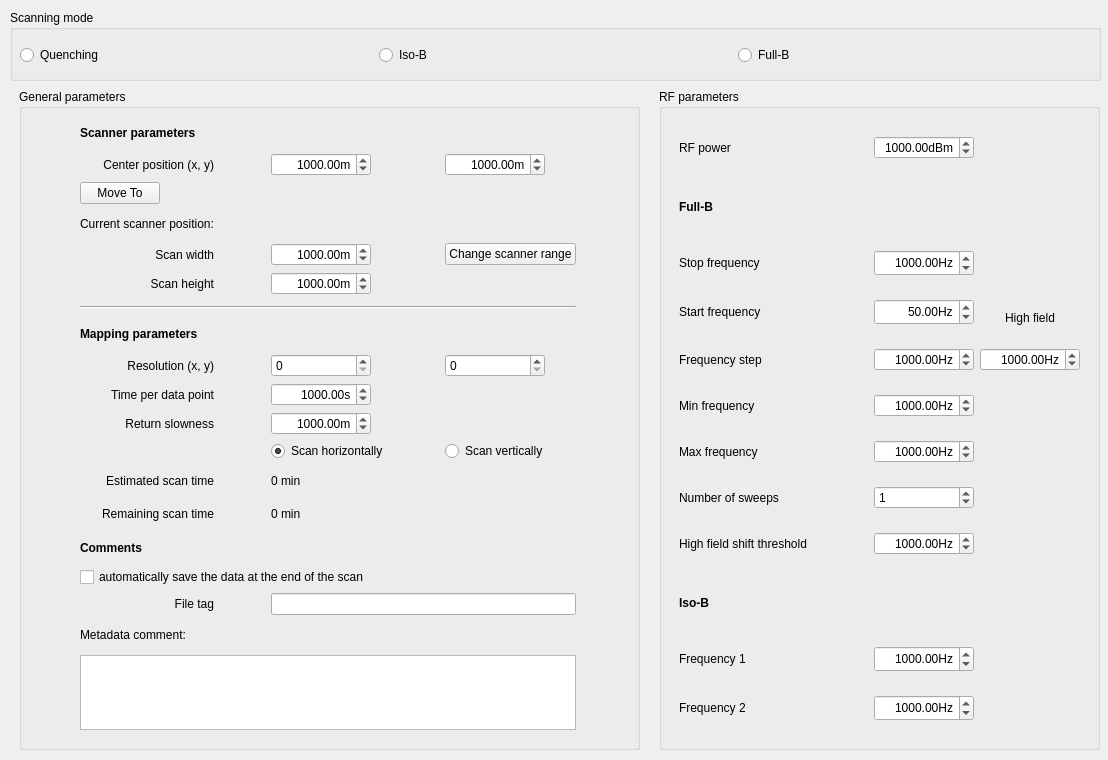
<?xml version="1.0" encoding="UTF-8"?>
<ui version="4.0">
 <class>params</class>
 <widget class="QWidget" name="params">
  <property name="geometry">
   <rect>
    <x>0</x>
    <y>0</y>
    <width>1108</width>
    <height>760</height>
   </rect>
  </property>
  <property name="windowTitle">
   <string>Magnetometry scanning parameters</string>
  </property>
  <widget class="QGroupBox" name="scanning_mode_groupBox">
   <property name="geometry">
    <rect>
     <x>10</x>
     <y>10</y>
     <width>1091</width>
     <height>71</height>
    </rect>
   </property>
   <property name="title">
    <string>Scanning mode</string>
   </property>
   <widget class="QWidget" name="horizontalLayoutWidget">
    <property name="geometry">
     <rect>
      <x>10</x>
      <y>30</y>
      <width>1071</width>
      <height>31</height>
     </rect>
    </property>
    <layout class="QHBoxLayout" name="horizontalLayout">
     <item>
      <widget class="QRadioButton" name="quenching_radioButton">
       <property name="text">
        <string>Quenching</string>
       </property>
      </widget>
     </item>
     <item>
      <widget class="QRadioButton" name="isob_radioButton">
       <property name="text">
        <string>Iso-B</string>
       </property>
      </widget>
     </item>
     <item>
      <widget class="QRadioButton" name="fullb_radioButton">
       <property name="text">
        <string>Full-B</string>
       </property>
      </widget>
     </item>
    </layout>
   </widget>
  </widget>
  <widget class="QGroupBox" name="groupBox">
   <property name="geometry">
    <rect>
     <x>19</x>
     <y>89</y>
     <width>621</width>
     <height>661</height>
    </rect>
   </property>
   <property name="title">
    <string>General parameters</string>
   </property>
   <widget class="QWidget" name="gridLayoutWidget_5">
    <property name="geometry">
     <rect>
      <x>10</x>
      <y>30</y>
      <width>601</width>
      <height>621</height>
     </rect>
    </property>
    <layout class="QGridLayout" name="gridLayout_5">
     <property name="bottomMargin">
      <number>10</number>
     </property>
     <item row="2" column="0">
      <widget class="QPushButton" name="moveto_pushButton">
       <property name="sizePolicy">
        <sizepolicy hsizetype="Fixed" vsizetype="Fixed">
         <horstretch>0</horstretch>
         <verstretch>0</verstretch>
        </sizepolicy>
       </property>
       <property name="text">
        <string>Move To</string>
       </property>
      </widget>
     </item>
     <item row="11" column="0">
      <widget class="QLabel" name="mapping_param_label">
       <property name="font">
        <font>
         <weight>75</weight>
         <bold>true</bold>
        </font>
       </property>
       <property name="text">
        <string>Mapping parameters</string>
       </property>
      </widget>
     </item>
     <item row="19" column="0">
      <widget class="QLabel" name="comments_label">
       <property name="font">
        <font>
         <weight>75</weight>
         <bold>true</bold>
        </font>
       </property>
       <property name="text">
        <string>Comments</string>
       </property>
      </widget>
     </item>
     <item row="12" column="2">
      <widget class="QSpinBox" name="y_res_SpinBox">
       <property name="maximumSize">
        <size>
         <width>100</width>
         <height>16777215</height>
        </size>
       </property>
       <property name="maximum">
        <number>1000000000</number>
       </property>
      </widget>
     </item>
     <item row="20" column="0" colspan="3">
      <widget class="QCheckBox" name="auto_save_checkBox">
       <property name="text">
        <string>automatically save the data at the end of the scan</string>
       </property>
      </widget>
     </item>
     <item row="9" column="0" colspan="3">
      <widget class="Line" name="line_4">
       <property name="orientation">
        <enum>Qt::Horizontal</enum>
       </property>
      </widget>
     </item>
     <item row="10" column="1">
      <spacer name="verticalSpacer_2">
       <property name="orientation">
        <enum>Qt::Vertical</enum>
       </property>
       <property name="sizeType">
        <enum>QSizePolicy::Fixed</enum>
       </property>
       <property name="sizeHint" stdset="0">
        <size>
         <width>20</width>
         <height>5</height>
        </size>
       </property>
      </spacer>
     </item>
     <item row="5" column="1" colspan="2">
      <widget class="QLabel" name="scanner_pos_label">
       <property name="text">
        <string/>
       </property>
      </widget>
     </item>
     <item row="6" column="0">
      <widget class="QLabel" name="scan_width_label">
       <property name="text">
        <string>Scan width</string>
       </property>
       <property name="alignment">
        <set>Qt::AlignRight|Qt::AlignTrailing|Qt::AlignVCenter</set>
       </property>
      </widget>
     </item>
     <item row="21" column="1" colspan="2">
      <widget class="QLineEdit" name="file_tag_lineEdit"/>
     </item>
     <item row="16" column="2">
      <widget class="QRadioButton" name="vscan_radioButton">
       <property name="text">
        <string>Scan vertically</string>
       </property>
      </widget>
     </item>
     <item row="17" column="0">
      <widget class="QLabel" name="label_scan_duration_2">
       <property name="text">
        <string>Estimated scan time</string>
       </property>
       <property name="alignment">
        <set>Qt::AlignRight|Qt::AlignTrailing|Qt::AlignVCenter</set>
       </property>
      </widget>
     </item>
     <item row="12" column="0">
      <widget class="QLabel" name="resolution_label">
       <property name="text">
        <string>Resolution (x, y)</string>
       </property>
       <property name="alignment">
        <set>Qt::AlignRight|Qt::AlignTrailing|Qt::AlignVCenter</set>
       </property>
      </widget>
     </item>
     <item row="7" column="0">
      <widget class="QLabel" name="scan_height_label">
       <property name="text">
        <string>Scan height</string>
       </property>
       <property name="alignment">
        <set>Qt::AlignRight|Qt::AlignTrailing|Qt::AlignVCenter</set>
       </property>
      </widget>
     </item>
     <item row="15" column="0">
      <widget class="QLabel" name="return_slowness_label">
       <property name="text">
        <string>Return slowness</string>
       </property>
       <property name="alignment">
        <set>Qt::AlignRight|Qt::AlignTrailing|Qt::AlignVCenter</set>
       </property>
      </widget>
     </item>
     <item row="1" column="0">
      <widget class="QLabel" name="center_pos_label">
       <property name="text">
        <string>Center position (x, y)</string>
       </property>
       <property name="alignment">
        <set>Qt::AlignRight|Qt::AlignTrailing|Qt::AlignVCenter</set>
       </property>
      </widget>
     </item>
     <item row="14" column="0">
      <widget class="QLabel" name="time_label">
       <property name="text">
        <string>Time per data point</string>
       </property>
       <property name="alignment">
        <set>Qt::AlignRight|Qt::AlignTrailing|Qt::AlignVCenter</set>
       </property>
      </widget>
     </item>
     <item row="6" column="2">
      <widget class="QPushButton" name="scanner_range_pushButton">
       <property name="text">
        <string>Change scanner range</string>
       </property>
      </widget>
     </item>
     <item row="17" column="1">
      <widget class="QLabel" name="display_scan_duration">
       <property name="text">
        <string>0 min</string>
       </property>
      </widget>
     </item>
     <item row="16" column="1">
      <widget class="QRadioButton" name="hscan_radioButton">
       <property name="text">
        <string>Scan horizontally</string>
       </property>
       <property name="checked">
        <bool>true</bool>
       </property>
      </widget>
     </item>
     <item row="6" column="1">
      <widget class="ScienDSpinBox" name="width_DoubleSpinBox">
       <property name="sizePolicy">
        <sizepolicy hsizetype="Fixed" vsizetype="Fixed">
         <horstretch>0</horstretch>
         <verstretch>0</verstretch>
        </sizepolicy>
       </property>
       <property name="maximumSize">
        <size>
         <width>100</width>
         <height>16777215</height>
        </size>
       </property>
       <property name="mouseTracking">
        <bool>true</bool>
       </property>
       <property name="acceptDrops">
        <bool>true</bool>
       </property>
       <property name="alignment">
        <set>Qt::AlignRight|Qt::AlignTrailing|Qt::AlignVCenter</set>
       </property>
       <property name="accelerated">
        <bool>true</bool>
       </property>
       <property name="suffix">
        <string>m</string>
       </property>
       <property name="decimals">
        <number>2</number>
       </property>
       <property name="minimum">
        <double>0.000000000000000</double>
       </property>
       <property name="maximum">
        <double>1000000000.000000000000000</double>
       </property>
       <property name="value">
        <double>1000.000000000000000</double>
       </property>
      </widget>
     </item>
     <item row="18" column="1">
      <widget class="QLabel" name="display_remaining_time">
       <property name="text">
        <string>0 min</string>
       </property>
      </widget>
     </item>
     <item row="18" column="0">
      <widget class="QLabel" name="label_remaining_time">
       <property name="text">
        <string>Remaining scan time</string>
       </property>
       <property name="alignment">
        <set>Qt::AlignRight|Qt::AlignTrailing|Qt::AlignVCenter</set>
       </property>
      </widget>
     </item>
     <item row="14" column="1">
      <widget class="ScienDSpinBox" name="time_DoubleSpinBox">
       <property name="sizePolicy">
        <sizepolicy hsizetype="Fixed" vsizetype="Fixed">
         <horstretch>0</horstretch>
         <verstretch>0</verstretch>
        </sizepolicy>
       </property>
       <property name="maximumSize">
        <size>
         <width>100</width>
         <height>16777215</height>
        </size>
       </property>
       <property name="mouseTracking">
        <bool>true</bool>
       </property>
       <property name="acceptDrops">
        <bool>true</bool>
       </property>
       <property name="alignment">
        <set>Qt::AlignRight|Qt::AlignTrailing|Qt::AlignVCenter</set>
       </property>
       <property name="accelerated">
        <bool>true</bool>
       </property>
       <property name="suffix">
        <string>s</string>
       </property>
       <property name="decimals">
        <number>2</number>
       </property>
       <property name="minimum">
        <double>0.000000000000000</double>
       </property>
       <property name="maximum">
        <double>1000000000.000000000000000</double>
       </property>
       <property name="value">
        <double>1000.000000000000000</double>
       </property>
      </widget>
     </item>
     <item row="8" column="1">
      <spacer name="verticalSpacer">
       <property name="orientation">
        <enum>Qt::Vertical</enum>
       </property>
       <property name="sizeType">
        <enum>QSizePolicy::Fixed</enum>
       </property>
       <property name="sizeHint" stdset="0">
        <size>
         <width>20</width>
         <height>5</height>
        </size>
       </property>
      </spacer>
     </item>
     <item row="15" column="1">
      <widget class="ScienDSpinBox" name="rs_SpinBox">
       <property name="sizePolicy">
        <sizepolicy hsizetype="Fixed" vsizetype="Fixed">
         <horstretch>0</horstretch>
         <verstretch>0</verstretch>
        </sizepolicy>
       </property>
       <property name="maximumSize">
        <size>
         <width>100</width>
         <height>16777215</height>
        </size>
       </property>
       <property name="mouseTracking">
        <bool>true</bool>
       </property>
       <property name="acceptDrops">
        <bool>true</bool>
       </property>
       <property name="alignment">
        <set>Qt::AlignRight|Qt::AlignTrailing|Qt::AlignVCenter</set>
       </property>
       <property name="accelerated">
        <bool>true</bool>
       </property>
       <property name="suffix">
        <string>m</string>
       </property>
       <property name="decimals">
        <number>2</number>
       </property>
       <property name="minimum">
        <double>0.000000000000000</double>
       </property>
       <property name="maximum">
        <double>1000000000.000000000000000</double>
       </property>
       <property name="value">
        <double>1000.000000000000000</double>
       </property>
      </widget>
     </item>
     <item row="12" column="1">
      <widget class="QSpinBox" name="x_res_SpinBox">
       <property name="maximumSize">
        <size>
         <width>100</width>
         <height>16777215</height>
        </size>
       </property>
       <property name="maximum">
        <number>1000000000</number>
       </property>
      </widget>
     </item>
     <item row="1" column="2">
      <widget class="ScienDSpinBox" name="y_position_DoubleSpinBox">
       <property name="sizePolicy">
        <sizepolicy hsizetype="Fixed" vsizetype="Fixed">
         <horstretch>0</horstretch>
         <verstretch>0</verstretch>
        </sizepolicy>
       </property>
       <property name="maximumSize">
        <size>
         <width>100</width>
         <height>16777215</height>
        </size>
       </property>
       <property name="mouseTracking">
        <bool>true</bool>
       </property>
       <property name="acceptDrops">
        <bool>true</bool>
       </property>
       <property name="alignment">
        <set>Qt::AlignRight|Qt::AlignTrailing|Qt::AlignVCenter</set>
       </property>
       <property name="accelerated">
        <bool>true</bool>
       </property>
       <property name="suffix">
        <string>m</string>
       </property>
       <property name="decimals">
        <number>2</number>
       </property>
       <property name="minimum">
        <double>0.000000000000000</double>
       </property>
       <property name="maximum">
        <double>1000000000.000000000000000</double>
       </property>
       <property name="value">
        <double>1000.000000000000000</double>
       </property>
      </widget>
     </item>
     <item row="7" column="1">
      <widget class="ScienDSpinBox" name="height_DoubleSpinBox">
       <property name="sizePolicy">
        <sizepolicy hsizetype="Fixed" vsizetype="Fixed">
         <horstretch>0</horstretch>
         <verstretch>0</verstretch>
        </sizepolicy>
       </property>
       <property name="maximumSize">
        <size>
         <width>100</width>
         <height>16777215</height>
        </size>
       </property>
       <property name="mouseTracking">
        <bool>true</bool>
       </property>
       <property name="acceptDrops">
        <bool>true</bool>
       </property>
       <property name="alignment">
        <set>Qt::AlignRight|Qt::AlignTrailing|Qt::AlignVCenter</set>
       </property>
       <property name="accelerated">
        <bool>true</bool>
       </property>
       <property name="suffix">
        <string>m</string>
       </property>
       <property name="decimals">
        <number>2</number>
       </property>
       <property name="minimum">
        <double>0.000000000000000</double>
       </property>
       <property name="maximum">
        <double>1000000000.000000000000000</double>
       </property>
       <property name="value">
        <double>1000.000000000000000</double>
       </property>
      </widget>
     </item>
     <item row="5" column="0">
      <widget class="QLabel" name="current_scanner_pos_label">
       <property name="text">
        <string>Current scanner position:</string>
       </property>
      </widget>
     </item>
     <item row="1" column="1">
      <widget class="ScienDSpinBox" name="x_position_DoubleSpinBox">
       <property name="sizePolicy">
        <sizepolicy hsizetype="Fixed" vsizetype="Fixed">
         <horstretch>0</horstretch>
         <verstretch>0</verstretch>
        </sizepolicy>
       </property>
       <property name="maximumSize">
        <size>
         <width>100</width>
         <height>16777215</height>
        </size>
       </property>
       <property name="mouseTracking">
        <bool>true</bool>
       </property>
       <property name="acceptDrops">
        <bool>true</bool>
       </property>
       <property name="alignment">
        <set>Qt::AlignRight|Qt::AlignTrailing|Qt::AlignVCenter</set>
       </property>
       <property name="accelerated">
        <bool>true</bool>
       </property>
       <property name="suffix">
        <string>m</string>
       </property>
       <property name="decimals">
        <number>2</number>
       </property>
       <property name="minimum">
        <double>0.000000000000000</double>
       </property>
       <property name="maximum">
        <double>1000000000.000000000000000</double>
       </property>
       <property name="value">
        <double>1000.000000000000000</double>
       </property>
      </widget>
     </item>
     <item row="0" column="0">
      <widget class="QLabel" name="scanner_parameters_label">
       <property name="font">
        <font>
         <weight>75</weight>
         <bold>true</bold>
        </font>
       </property>
       <property name="text">
        <string>Scanner parameters</string>
       </property>
      </widget>
     </item>
     <item row="21" column="0">
      <widget class="QLabel" name="label">
       <property name="text">
        <string>File tag</string>
       </property>
       <property name="alignment">
        <set>Qt::AlignRight|Qt::AlignTrailing|Qt::AlignVCenter</set>
       </property>
      </widget>
     </item>
     <item row="23" column="0">
      <widget class="QLabel" name="label_2">
       <property name="text">
        <string>Metadata comment:</string>
       </property>
      </widget>
     </item>
     <item row="24" column="0" colspan="3">
      <widget class="QTextEdit" name="Comments_textEdit">
       <property name="minimumSize">
        <size>
         <width>0</width>
         <height>40</height>
        </size>
       </property>
       <property name="maximumSize">
        <size>
         <width>16777215</width>
         <height>75</height>
        </size>
       </property>
      </widget>
     </item>
    </layout>
   </widget>
  </widget>
  <widget class="QGroupBox" name="groupBox_2">
   <property name="geometry">
    <rect>
     <x>659</x>
     <y>89</y>
     <width>441</width>
     <height>661</height>
    </rect>
   </property>
   <property name="title">
    <string>RF parameters</string>
   </property>
   <widget class="QWidget" name="gridLayoutWidget_6">
    <property name="geometry">
     <rect>
      <x>20</x>
      <y>30</y>
      <width>401</width>
      <height>621</height>
     </rect>
    </property>
    <layout class="QGridLayout" name="gridLayout_6">
     <item row="4" column="2">
      <widget class="QLabel" name="high_field_label">
       <property name="text">
        <string>High field</string>
       </property>
       <property name="alignment">
        <set>Qt::AlignBottom|Qt::AlignHCenter</set>
       </property>
      </widget>
     </item>
     <item row="10" column="0">
      <widget class="QLabel" name="shift_threshold_label">
       <property name="text">
        <string>High field shift threshold</string>
       </property>
      </widget>
     </item>
     <item row="8" column="1">
      <widget class="ScienDSpinBox" name="max_fullb_DoubleSpinBox">
       <property name="sizePolicy">
        <sizepolicy hsizetype="Fixed" vsizetype="Fixed">
         <horstretch>0</horstretch>
         <verstretch>0</verstretch>
        </sizepolicy>
       </property>
       <property name="maximumSize">
        <size>
         <width>100</width>
         <height>16777215</height>
        </size>
       </property>
       <property name="mouseTracking">
        <bool>true</bool>
       </property>
       <property name="acceptDrops">
        <bool>true</bool>
       </property>
       <property name="alignment">
        <set>Qt::AlignRight|Qt::AlignTrailing|Qt::AlignVCenter</set>
       </property>
       <property name="accelerated">
        <bool>true</bool>
       </property>
       <property name="suffix">
        <string>Hz</string>
       </property>
       <property name="decimals">
        <number>2</number>
       </property>
       <property name="minimum">
        <double>0.000000000000000</double>
       </property>
       <property name="maximum">
        <double>999999999.000000000000000</double>
       </property>
       <property name="value">
        <double>1000.000000000000000</double>
       </property>
      </widget>
     </item>
     <item row="0" column="1">
      <widget class="ScienDSpinBox" name="sweep_power_DoubleSpinBox">
       <property name="sizePolicy">
        <sizepolicy hsizetype="Fixed" vsizetype="Fixed">
         <horstretch>0</horstretch>
         <verstretch>0</verstretch>
        </sizepolicy>
       </property>
       <property name="maximumSize">
        <size>
         <width>100</width>
         <height>16777215</height>
        </size>
       </property>
       <property name="mouseTracking">
        <bool>true</bool>
       </property>
       <property name="acceptDrops">
        <bool>true</bool>
       </property>
       <property name="alignment">
        <set>Qt::AlignRight|Qt::AlignTrailing|Qt::AlignVCenter</set>
       </property>
       <property name="accelerated">
        <bool>true</bool>
       </property>
       <property name="suffix">
        <string>dBm</string>
       </property>
       <property name="decimals">
        <number>2</number>
       </property>
       <property name="minimum">
        <double>-1000000000.000000000000000</double>
       </property>
       <property name="maximum">
        <double>1000000000.000000000000000</double>
       </property>
       <property name="value">
        <double>1000.000000000000000</double>
       </property>
      </widget>
     </item>
     <item row="1" column="0">
      <spacer name="verticalSpacer_6">
       <property name="orientation">
        <enum>Qt::Vertical</enum>
       </property>
       <property name="sizeType">
        <enum>QSizePolicy::Fixed</enum>
       </property>
       <property name="sizeHint" stdset="0">
        <size>
         <width>20</width>
         <height>5</height>
        </size>
       </property>
      </spacer>
     </item>
     <item row="12" column="0">
      <widget class="QLabel" name="isob_label">
       <property name="maximumSize">
        <size>
         <width>16777215</width>
         <height>40</height>
        </size>
       </property>
       <property name="font">
        <font>
         <weight>75</weight>
         <bold>true</bold>
        </font>
       </property>
       <property name="text">
        <string>Iso-B</string>
       </property>
      </widget>
     </item>
     <item row="7" column="1">
      <widget class="ScienDSpinBox" name="min_fullb_DoubleSpinBox">
       <property name="sizePolicy">
        <sizepolicy hsizetype="Fixed" vsizetype="Fixed">
         <horstretch>0</horstretch>
         <verstretch>0</verstretch>
        </sizepolicy>
       </property>
       <property name="maximumSize">
        <size>
         <width>100</width>
         <height>16777215</height>
        </size>
       </property>
       <property name="mouseTracking">
        <bool>true</bool>
       </property>
       <property name="acceptDrops">
        <bool>true</bool>
       </property>
       <property name="alignment">
        <set>Qt::AlignRight|Qt::AlignTrailing|Qt::AlignVCenter</set>
       </property>
       <property name="accelerated">
        <bool>true</bool>
       </property>
       <property name="suffix">
        <string>Hz</string>
       </property>
       <property name="decimals">
        <number>2</number>
       </property>
       <property name="minimum">
        <double>0.000000000000000</double>
       </property>
       <property name="maximum">
        <double>999999999.000000000000000</double>
       </property>
       <property name="value">
        <double>1000.000000000000000</double>
       </property>
      </widget>
     </item>
     <item row="7" column="0">
      <widget class="QLabel" name="min_label">
       <property name="text">
        <string>Min frequency</string>
       </property>
      </widget>
     </item>
     <item row="6" column="2">
      <widget class="ScienDSpinBox" name="step_hf_DoubleSpinBox">
       <property name="sizePolicy">
        <sizepolicy hsizetype="Fixed" vsizetype="Fixed">
         <horstretch>0</horstretch>
         <verstretch>0</verstretch>
        </sizepolicy>
       </property>
       <property name="maximumSize">
        <size>
         <width>100</width>
         <height>16777215</height>
        </size>
       </property>
       <property name="mouseTracking">
        <bool>true</bool>
       </property>
       <property name="acceptDrops">
        <bool>true</bool>
       </property>
       <property name="alignment">
        <set>Qt::AlignRight|Qt::AlignTrailing|Qt::AlignVCenter</set>
       </property>
       <property name="accelerated">
        <bool>true</bool>
       </property>
       <property name="suffix">
        <string>Hz</string>
       </property>
       <property name="decimals">
        <number>2</number>
       </property>
       <property name="minimum">
        <double>0.000000000000000</double>
       </property>
       <property name="maximum">
        <double>999999999.000000000000000</double>
       </property>
       <property name="value">
        <double>1000.000000000000000</double>
       </property>
      </widget>
     </item>
     <item row="2" column="0">
      <widget class="QLabel" name="fullb_label">
       <property name="maximumSize">
        <size>
         <width>16777215</width>
         <height>40</height>
        </size>
       </property>
       <property name="font">
        <font>
         <weight>75</weight>
         <bold>true</bold>
        </font>
       </property>
       <property name="text">
        <string>Full-B</string>
       </property>
      </widget>
     </item>
     <item row="14" column="1">
      <widget class="ScienDSpinBox" name="freq2_DoubleSpinBox">
       <property name="sizePolicy">
        <sizepolicy hsizetype="Fixed" vsizetype="Fixed">
         <horstretch>0</horstretch>
         <verstretch>0</verstretch>
        </sizepolicy>
       </property>
       <property name="minimumSize">
        <size>
         <width>100</width>
         <height>26</height>
        </size>
       </property>
       <property name="maximumSize">
        <size>
         <width>100</width>
         <height>16777215</height>
        </size>
       </property>
       <property name="mouseTracking">
        <bool>true</bool>
       </property>
       <property name="acceptDrops">
        <bool>true</bool>
       </property>
       <property name="alignment">
        <set>Qt::AlignRight|Qt::AlignTrailing|Qt::AlignVCenter</set>
       </property>
       <property name="accelerated">
        <bool>true</bool>
       </property>
       <property name="suffix">
        <string>Hz</string>
       </property>
       <property name="decimals">
        <number>2</number>
       </property>
       <property name="minimum">
        <double>-100000000.000000000000000</double>
       </property>
       <property name="maximum">
        <double>1000000000000000.000000000000000</double>
       </property>
       <property name="value">
        <double>1000.000000000000000</double>
       </property>
      </widget>
     </item>
     <item row="8" column="0">
      <widget class="QLabel" name="max_label">
       <property name="text">
        <string>Max frequency</string>
       </property>
      </widget>
     </item>
     <item row="11" column="0">
      <spacer name="verticalSpacer_5">
       <property name="orientation">
        <enum>Qt::Vertical</enum>
       </property>
       <property name="sizeType">
        <enum>QSizePolicy::Fixed</enum>
       </property>
       <property name="sizeHint" stdset="0">
        <size>
         <width>20</width>
         <height>5</height>
        </size>
       </property>
      </spacer>
     </item>
     <item row="14" column="0">
      <widget class="QLabel" name="frequency_2_label">
       <property name="text">
        <string>Frequency 2</string>
       </property>
      </widget>
     </item>
     <item row="6" column="0">
      <widget class="QLabel" name="step_label">
       <property name="text">
        <string>Frequency step</string>
       </property>
      </widget>
     </item>
     <item row="13" column="1">
      <widget class="ScienDSpinBox" name="freq1_DoubleSpinBox">
       <property name="sizePolicy">
        <sizepolicy hsizetype="Fixed" vsizetype="Fixed">
         <horstretch>0</horstretch>
         <verstretch>0</verstretch>
        </sizepolicy>
       </property>
       <property name="minimumSize">
        <size>
         <width>100</width>
         <height>26</height>
        </size>
       </property>
       <property name="maximumSize">
        <size>
         <width>100</width>
         <height>16777215</height>
        </size>
       </property>
       <property name="mouseTracking">
        <bool>true</bool>
       </property>
       <property name="acceptDrops">
        <bool>true</bool>
       </property>
       <property name="alignment">
        <set>Qt::AlignRight|Qt::AlignTrailing|Qt::AlignVCenter</set>
       </property>
       <property name="accelerated">
        <bool>true</bool>
       </property>
       <property name="suffix">
        <string>Hz</string>
       </property>
       <property name="decimals">
        <number>2</number>
       </property>
       <property name="minimum">
        <double>-100000000.000000000000000</double>
       </property>
       <property name="maximum">
        <double>1000000000000000.000000000000000</double>
       </property>
       <property name="value">
        <double>1000.000000000000000</double>
       </property>
      </widget>
     </item>
     <item row="13" column="0">
      <widget class="QLabel" name="frequency_1_label">
       <property name="text">
        <string>Frequency 1</string>
       </property>
      </widget>
     </item>
     <item row="6" column="1">
      <widget class="ScienDSpinBox" name="step_DoubleSpinBox">
       <property name="sizePolicy">
        <sizepolicy hsizetype="Fixed" vsizetype="Fixed">
         <horstretch>0</horstretch>
         <verstretch>0</verstretch>
        </sizepolicy>
       </property>
       <property name="maximumSize">
        <size>
         <width>100</width>
         <height>16777215</height>
        </size>
       </property>
       <property name="mouseTracking">
        <bool>true</bool>
       </property>
       <property name="acceptDrops">
        <bool>true</bool>
       </property>
       <property name="alignment">
        <set>Qt::AlignRight|Qt::AlignTrailing|Qt::AlignVCenter</set>
       </property>
       <property name="accelerated">
        <bool>true</bool>
       </property>
       <property name="suffix">
        <string>Hz</string>
       </property>
       <property name="decimals">
        <number>2</number>
       </property>
       <property name="minimum">
        <double>0.000000000000000</double>
       </property>
       <property name="maximum">
        <double>999999999.000000000000000</double>
       </property>
       <property name="value">
        <double>1000.000000000000000</double>
       </property>
      </widget>
     </item>
     <item row="3" column="0">
      <widget class="QLabel" name="stop_label">
       <property name="text">
        <string>Stop frequency</string>
       </property>
      </widget>
     </item>
     <item row="10" column="1">
      <widget class="ScienDSpinBox" name="threshold_DoubleSpinBox">
       <property name="sizePolicy">
        <sizepolicy hsizetype="Fixed" vsizetype="Fixed">
         <horstretch>0</horstretch>
         <verstretch>0</verstretch>
        </sizepolicy>
       </property>
       <property name="maximumSize">
        <size>
         <width>100</width>
         <height>16777215</height>
        </size>
       </property>
       <property name="mouseTracking">
        <bool>true</bool>
       </property>
       <property name="acceptDrops">
        <bool>true</bool>
       </property>
       <property name="alignment">
        <set>Qt::AlignRight|Qt::AlignTrailing|Qt::AlignVCenter</set>
       </property>
       <property name="accelerated">
        <bool>true</bool>
       </property>
       <property name="suffix">
        <string>Hz</string>
       </property>
       <property name="decimals">
        <number>2</number>
       </property>
       <property name="minimum">
        <double>0.000000000000000</double>
       </property>
       <property name="maximum">
        <double>999999999.000000000000000</double>
       </property>
       <property name="value">
        <double>1000.000000000000000</double>
       </property>
      </widget>
     </item>
     <item row="4" column="0">
      <widget class="QLabel" name="start_label">
       <property name="text">
        <string>Start frequency</string>
       </property>
      </widget>
     </item>
     <item row="4" column="1">
      <widget class="ScienDSpinBox" name="mw_start_DoubleSpinBox">
       <property name="sizePolicy">
        <sizepolicy hsizetype="Fixed" vsizetype="Fixed">
         <horstretch>0</horstretch>
         <verstretch>0</verstretch>
        </sizepolicy>
       </property>
       <property name="minimumSize">
        <size>
         <width>100</width>
         <height>26</height>
        </size>
       </property>
       <property name="maximumSize">
        <size>
         <width>100</width>
         <height>16777215</height>
        </size>
       </property>
       <property name="mouseTracking">
        <bool>true</bool>
       </property>
       <property name="acceptDrops">
        <bool>true</bool>
       </property>
       <property name="alignment">
        <set>Qt::AlignRight|Qt::AlignTrailing|Qt::AlignVCenter</set>
       </property>
       <property name="accelerated">
        <bool>true</bool>
       </property>
       <property name="suffix">
        <string>Hz</string>
       </property>
       <property name="decimals">
        <number>2</number>
       </property>
       <property name="minimum">
        <double>0.000000000000000</double>
       </property>
       <property name="maximum">
        <double>999999999.000000000000000</double>
       </property>
       <property name="value">
        <double>50.000000000000000</double>
       </property>
      </widget>
     </item>
     <item row="0" column="0">
      <widget class="QLabel" name="rf_power_label">
       <property name="text">
        <string>RF power</string>
       </property>
      </widget>
     </item>
     <item row="3" column="1">
      <widget class="ScienDSpinBox" name="mw_stop_DoubleSpinBox">
       <property name="sizePolicy">
        <sizepolicy hsizetype="Fixed" vsizetype="Fixed">
         <horstretch>0</horstretch>
         <verstretch>0</verstretch>
        </sizepolicy>
       </property>
       <property name="minimumSize">
        <size>
         <width>100</width>
         <height>26</height>
        </size>
       </property>
       <property name="maximumSize">
        <size>
         <width>100</width>
         <height>16777215</height>
        </size>
       </property>
       <property name="mouseTracking">
        <bool>true</bool>
       </property>
       <property name="acceptDrops">
        <bool>true</bool>
       </property>
       <property name="alignment">
        <set>Qt::AlignRight|Qt::AlignTrailing|Qt::AlignVCenter</set>
       </property>
       <property name="accelerated">
        <bool>true</bool>
       </property>
       <property name="suffix">
        <string>Hz</string>
       </property>
       <property name="decimals">
        <number>2</number>
       </property>
       <property name="minimum">
        <double>0.000000000000000</double>
       </property>
       <property name="maximum">
        <double>999999999.000000000000000</double>
       </property>
       <property name="value">
        <double>1000.000000000000000</double>
       </property>
      </widget>
     </item>
     <item row="9" column="0">
      <widget class="QLabel" name="number_sweeps_label">
       <property name="text">
        <string>Number of sweeps</string>
       </property>
      </widget>
     </item>
     <item row="9" column="1">
      <widget class="QSpinBox" name="number_sweeps_SpinBox">
       <property name="maximum">
        <number>999999999</number>
       </property>
       <property name="value">
        <number>1</number>
       </property>
      </widget>
     </item>
    </layout>
   </widget>
  </widget>
 </widget>
 <customwidgets>
  <customwidget>
   <class>ScienDSpinBox</class>
   <extends>QDoubleSpinBox</extends>
   <header>qtwidgets.scientific_spinbox.h</header>
  </customwidget>
 </customwidgets>
 <resources/>
 <connections/>
</ui>
